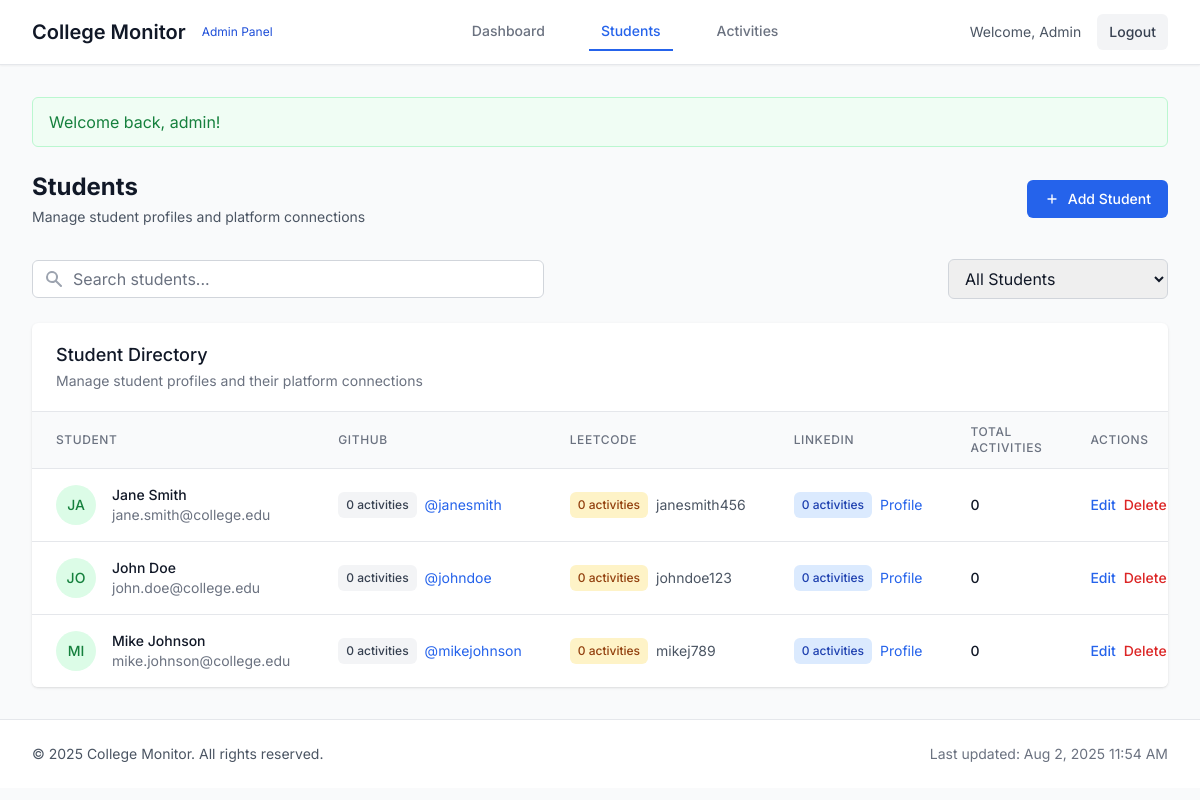
Page /students.php (signed in) on the committed database.
### tables this page shows
CREATE TABLE IF NOT EXISTS students (
    id INT AUTO_INCREMENT PRIMARY KEY,
    name VARCHAR(100) NOT NULL,
    email VARCHAR(100) UNIQUE,
    github_username VARCHAR(50),
    leetcode_username VARCHAR(50),
    linkedin_profile VARCHAR(255),
    created_at TIMESTAMP DEFAULT CURRENT_TIMESTAMP,
    updated_at TIMESTAMP DEFAULT CURRENT_TIMESTAMP ON UPDATE CURRENT_TIMESTAMP
);

### db.php (called while the page is built, shortened)
<?php
function getDBConnection() {
    static $pdo = null;
    if ($pdo === null) {
        $dsn = 'mysql:host=' . DB_HOST . ';dbname=' . DB_NAME . ';charset=utf8mb4';
        $options = [
            PDO::ATTR_ERRMODE => PDO::ERRMODE_EXCEPTION,
            PDO::ATTR_DEFAULT_FETCH_MODE => PDO::FETCH_ASSOC,
            PDO::ATTR_EMULATE_PREPARES => false
        ];
        try {
            $pdo = new PDO($dsn, DB_USER, DB_PASS, $options);
        } catch (PDOException $e) {
            error_log("Database connection error: " . $e->getMessage());
            die("Database connection failed. Please check your configuration.");
        }
    }
    return $pdo;
}
function executeQuery($sql, $params = []) {
    try {
        $pdo = getDBConnection();
        $stmt = $pdo->prepare($sql);
        $stmt->execute($params);
        return $stmt;
    } catch (PDOException $e) {
        error_log("Query execution error: " . $e->getMessage());
        throw new Exception("Database query failed.");
    }
}
function getStudentsWithActivities() {
    $sql = "SELECT
                s.id,
                s.name,
                s.email,
                s.github_username,
                s.leetcode_username,
                s.linkedin_profile,
                (SELECT COUNT(*) FROM activities WHERE student_id = s.id AND source = 'GitHub' AND fetched_at > DATE_SUB(NOW(), INTERVAL 7 DAY)) as github_activities,
                (SELECT COUNT(*) FROM activities WHERE student_id = s.id AND source = 'LeetCode' AND fetched_at > DATE_SUB(NOW(), INTERVAL 7 DAY)) as leetcode_activities,
                (SELECT COUNT(*) FROM activities WHERE student_id = s.id AND source = 'LinkedIn' AND fetched_at > DATE_SUB(NOW(), INTERVAL 7 DAY)) as linkedin_activities,
                (SELECT fetched_at FROM activities WHERE student_id = s.id ORDER BY fetched_at DESC LIMIT 1) as last_updated
            FROM students s
            ORDER BY s.name";
    $stmt = executeQuery($sql);
    return $stmt->fetchAll();
}
?>

### students.php (the view, shortened to what this page needs)
<?php
require_once 'db.php';
try {
    $students = getStudentsWithActivities();
} catch (Exception $e) {
    error_log("Students page error: " . $e->getMessage());
    $students = [];
    $_SESSION['error_message'] = "Failed to load students data.";
}
include 'header.php';
?>
<div class="mb-8">
    <div class="flex flex-col sm:flex-row sm:items-center sm:justify-between">
        <div>
            <h1 class="text-2xl font-bold text-gray-900">Students</h1>
            <p class="mt-1 text-sm text-gray-600">Manage student profiles and platform connections</p>
        </div>
        <div class="mt-4 sm:mt-0">
            <button onclick="openAddModal()" class="inline-flex items-center px-4 py-2 border border-transparent text-sm font-medium rounded-md text-white bg-primary-600 hover:bg-primary-700 focus:outline-none focus:ring-2 focus:ring-offset-2 focus:ring-primary-500 transition-colors">
                <svg class="w-4 h-4 mr-2" fill="none" stroke="currentColor" viewBox="0 0 24 24">
                    <path stroke-linecap="round" stroke-linejoin="round" stroke-width="2" d="M12 6v6m0 0v6m0-6h6m-6 0H6"></path>
                </svg>
                Add Student
            </button>
        </div>
    </div>
</div>
<div class="mb-6 flex flex-col sm:flex-row sm:items-center sm:justify-between">
    <div class="flex-1 max-w-lg">
        <div class="relative">
            <div class="absolute inset-y-0 left-0 pl-3 flex items-center pointer-events-none">
            </div>
            <input type="text" id="table-search" class="block w-full pl-10 pr-3 py-2 border border-gray-300 rounded-md leading-5 bg-white placeholder-gray-500 focus:outline-none focus:placeholder-gray-400 focus:ring-1 focus:ring-primary-500 focus:border-primary-500" placeholder="Search students...">
        </div>
    </div>
    <div class="mt-3 sm:mt-0 sm:ml-4 flex space-x-2">
        <select id="platform-filter" class="block w-full pl-3 pr-10 py-2 text-base border border-gray-300 focus:outline-none focus:ring-primary-500 focus:border-primary-500 rounded-md">
            <option value="">All Students</option>
        </select>
    </div>
</div>
<div class="bg-white shadow overflow-hidden sm:rounded-md">
    <div class="px-4 py-5 sm:px-6 border-b border-gray-200">
        <h3 class="text-lg leading-6 font-medium text-gray-900">Student Directory</h3>
        <p class="mt-1 max-w-2xl text-sm text-gray-500">Manage student profiles and their platform connections</p>
    </div>
    <?php if (empty($students)): ?>
        <div class="text-center py-12">
            <svg class="mx-auto h-12 w-12 text-gray-400" fill="none" viewBox="0 0 24 24" stroke="currentColor">
                <path stroke-linecap="round" stroke-linejoin="round" stroke-width="2" d="M12 4.354a4 4 0 110 5.292M15 21H3v-1a6 6 0 0112 0v1zm0 0h6v-1a6 6 0 00-9-5.197m13.5-9a2.5 2.5 0 11-5 0 2.5 2.5 0 015 0z" />
            </svg>
            <h3 class="mt-2 text-sm font-medium text-gray-900">No students found</h3>
            <p class="mt-1 text-sm text-gray-500">Get started by adding your first student.</p>
            <div class="mt-6">
                <button onclick="openAddModal()" class="inline-flex items-center px-4 py-2 border border-transparent shadow-sm text-sm font-medium rounded-md text-white bg-primary-600 hover:bg-primary-700 focus:outline-none focus:ring-2 focus:ring-offset-2 focus:ring-primary-500">
                    <svg class="w-4 h-4 mr-2" fill="none" stroke="currentColor" viewBox="0 0 24 24">
                        <path stroke-linecap="round" stroke-linejoin="round" stroke-width="2" d="M12 6v6m0 0v6m0-6h6m-6 0H6"></path>
                    </svg>
                    Add Student
                </button>
            </div>
        </div>
    <?php else: ?>
        <div class="overflow-x-auto">
            <table id="data-table" class="min-w-full divide-y divide-gray-200">
                <thead class="bg-gray-50">
                    <tr>
                        <th class="sortable px-6 py-3 text-left text-xs font-medium text-gray-500 uppercase tracking-wider">Student</th>
                        <th class="sortable px-6 py-3 text-left text-xs font-medium text-gray-500 uppercase tracking-wider">GitHub</th>
                        <th class="sortable px-6 py-3 text-left text-xs font-medium text-gray-500 uppercase tracking-wider">LeetCode</th>
                        <th class="sortable px-6 py-3 text-left text-xs font-medium text-gray-500 uppercase tracking-wider">LinkedIn</th>
                        <th class="sortable px-6 py-3 text-left text-xs font-medium text-gray-500 uppercase tracking-wider">Total Activities</th>
                        <th class="px-6 py-3 text-left text-xs font-medium text-gray-500 uppercase tracking-wider">Actions</th>
                    </tr>
                </thead>
                <tbody class="bg-white divide-y divide-gray-200">
                    <?php foreach ($students as $student): ?>
                        <?php
                        $totalActivities = $student['github_activities'] + $student['leetcode_activities'] + $student['linkedin_activities'];
                        $profileComplete = !empty($student['github_username']) && !empty($student['leetcode_username']) && !empty($student['linkedin_profile']);
                        ?>
                        <tr class="hover:bg-gray-50" data-student-id="<?php echo $student['id']; ?>">
                            <td class="px-6 py-4 whitespace-nowrap">
                                <div class="flex items-center">
                                    <div class="flex-shrink-0 h-10 w-10">
                                        <div class="h-10 w-10 rounded-full <?php echo $profileComplete ? 'bg-green-100' : 'bg-yellow-100'; ?> flex items-center justify-center">
                                            <span class="text-sm font-medium <?php echo $profileComplete ? 'text-green-700' : 'text-yellow-700'; ?>">
                                                <?php echo strtoupper(substr($student['name'], 0, 2)); ?>
                                            </span>
                                        </div>
                                    </div>
                                    <div class="ml-4">
                                        <div class="text-sm font-medium text-gray-900"><?php echo htmlspecialchars($student['name']); ?></div>
                                        <div class="text-sm text-gray-500"><?php echo htmlspecialchars($student['email']); ?></div>
                                    </div>
                                </div>
                            </td>
                            <td class="px-6 py-4 whitespace-nowrap">
                                <?php if ($student['github_username']): ?>
                                    <div class="flex items-center">
                                        <span class="activity-badge activity-github mr-2">
                                            <?php echo $student['github_activities']; ?> activities
                                        </span>
                                        <a href="https://github.com/<?php echo urlencode($student['github_username']); ?>" target="_blank" class="text-primary-600 hover:text-primary-900 text-sm">
                                            @<?php echo htmlspecialchars($student['github_username']); ?>
                                        </a>
                                    </div>
                                <?php else: ?>
                                    <span class="text-gray-400 text-sm">Not linked</span>
                                <?php endif; ?>
                            </td>
                            <td class="px-6 py-4 whitespace-nowrap">
                                <?php if ($student['leetcode_username']): ?>
                                    <div class="flex items-center">
                                        <span class="activity-badge activity-leetcode mr-2">
                                            <?php echo $student['leetcode_activities']; ?> activities
                                        </span>
                                        <span class="text-sm text-gray-600">
                                            <?php echo htmlspecialchars($student['leetcode_username']); ?>
                                        </span>
                                    </div>
                                <?php else: ?>
                                    <span class="text-gray-400 text-sm">Not linked</span>
                                <?php endif; ?>
                            </td>
                            <td class="px-6 py-4 whitespace-nowrap">
                                <?php if ($student['linkedin_profile']): ?>
                                    <div class="flex items-center">
                                        <span class="activity-badge activity-linkedin mr-2">
                                            <?php echo $student['linkedin_activities']; ?> activities
                                        </span>
                                        <a href="<?php echo htmlspecialchars($student['linkedin_profile']); ?>" target="_blank" class="text-primary-600 hover:text-primary-900 text-sm">
                                            Profile
                                        </a>
                                    </div>
                                <?php else: ?>
                                    <span class="text-gray-400 text-sm">Not linked</span>
                                <?php endif; ?>
                            </td>
                            <td class="px-6 py-4 whitespace-nowrap">
                                <div class="text-sm font-medium text-gray-900"><?php echo $totalActivities; ?></div>
                            </td>
                            <td class="px-6 py-4 whitespace-nowrap text-right text-sm font-medium">
                                <div class="flex space-x-2">
                                    <button onclick="openEditModal(<?php echo htmlspecialchars(json_encode($student)); ?>)" class="text-primary-600 hover:text-primary-900">
                                        Edit
                                    </button>
                                    <button onclick="confirmDelete(<?php echo $student['id']; ?>, '<?php echo htmlspecialchars($student['name']); ?>')" class="text-red-600 hover:text-red-900">
                                        Delete
                                    </button>
                                </div>
                            </td>
                        </tr>
                    <?php endforeach; ?>
                </tbody>
            </table>
        </div>
    <?php endif; ?>
</div>
<?php include 'footer.php'; ?>

### header.php (style rules this page uses)
body { font-family: 'Inter', sans-serif; }

### footer.php (style rules this page uses)
.activity-badge { display: inline-block; padding: 0.25rem 0.5rem; border-radius: 0.375rem; font-size: 0.75rem; font-weight: 500; }
.activity-github { background-color: #f3f4f6; color: #374151; }
.activity-leetcode { background-color: #fef3c7; color: #92400e; }
.activity-linkedin { background-color: #dbeafe; color: #1e40af; }

### rows in the picture
students: name "JA", name "Jane Smith", email "jane.smith@college.edu", github_activities "0", github_username "janesmith", leetcode_activities "0", leetcode_username "janesmith456", linkedin_activities "0", totalActivities "0"
students: name "JO", name "John Doe", email "john.doe@college.edu", github_activities "0", github_username "johndoe", leetcode_activities "0", leetcode_username "johndoe123", linkedin_activities "0", totalActivities "0"
students: name "MI", name "Mike Johnson", email "mike.johnson@college.edu", github_activities "0", github_username "mikejohnson", leetcode_activities "0", leetcode_username "mikej789", linkedin_activities "0", totalActivities "0"

### other values in the picture
APP_NAME "College Monitor"
$_SESSION['success_message'] "Welcome back, admin!"
